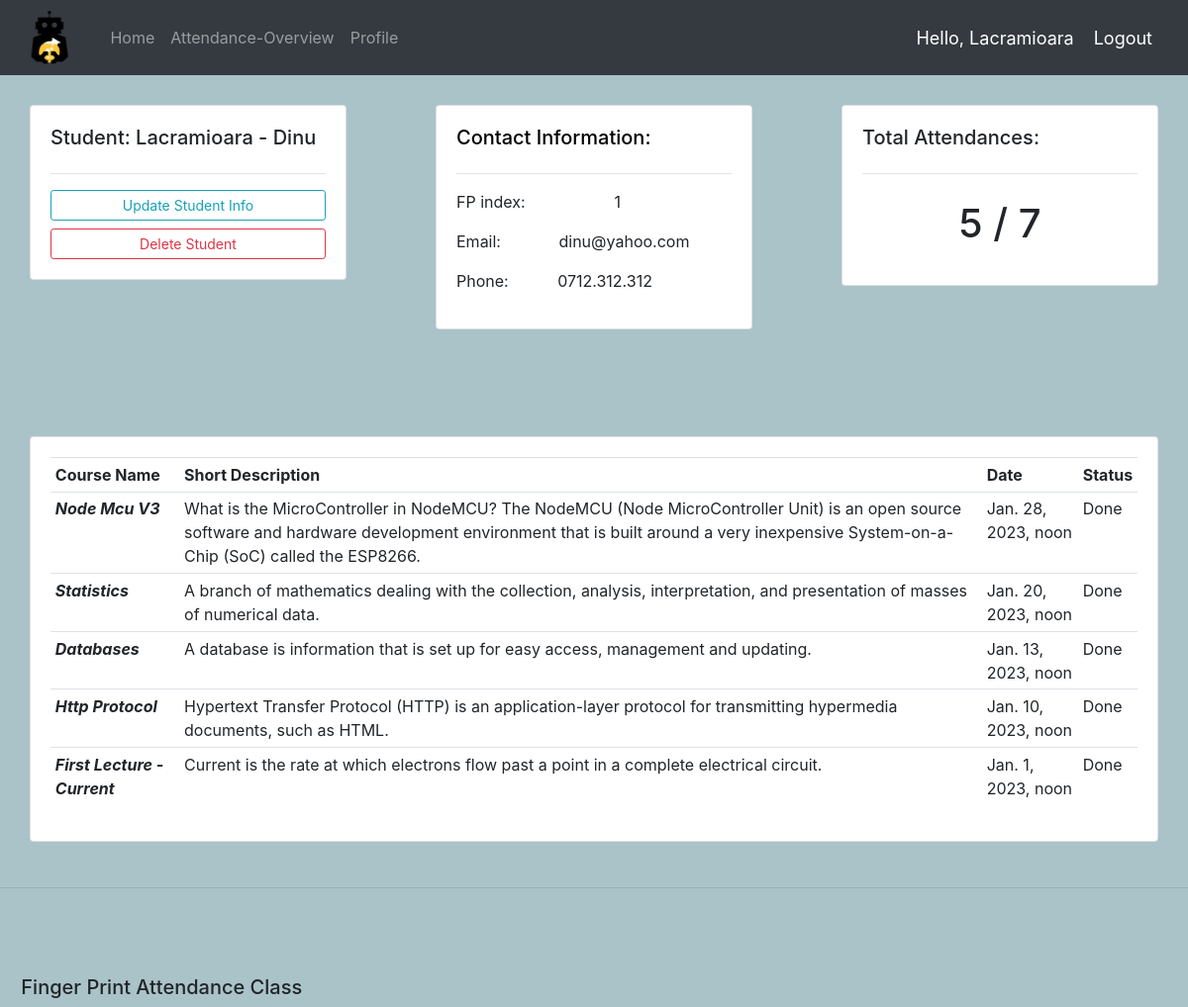
/profile/1 (signed in), run on the app's committed database.
### accounts/models.py (models this page shows, shortened)
class Student(models.Model):
	user = models.OneToOneField(User, on_delete=models.CASCADE)
	fp_index = models.IntegerField(primary_key=True, unique=True)
	phone = models.CharField(max_length=200, null=True)
	grd_average = models.DecimalField(decimal_places=1, max_digits=2, null=True, blank=True)
	is_teacher = models.BooleanField(default=False)

### attendance/models.py (models this page shows, shortened)
class Attendance(models.Model):
	class Meta:
		ordering = ['-start_date']
	STATUS = (
		('Upcoming', 'Upcoming'),
		('Done', 'Done')
	)
	students = models.ManyToManyField(Student, null=True)
	lecture_title = models.CharField(primary_key=True, max_length=50)
	short_description = models.CharField(max_length=500, null=True)
	status = models.CharField(max_length=200, null=True, choices=STATUS)
	start_date = models.DateTimeField()
	end_date = models.DateTimeField()

### accounts/views.py (the view)
# urls.py: path('profile/<str:pk>', views.profile, name="profile"),
@login_required(login_url="login")
def profile(request, pk):
	context = {}
	if request.user.is_staff and int(pk) == int(request.user.username):
		return redirect('overview')
	student = Student.objects.get(fp_index=pk)
	attendances = Attendance.objects.filter(students=student)
	total_attendances = attendances.count()
	done_attendances = Attendance.objects.filter(status='Done').count()
	b_show_admin_fields = False
	logged_student = Student
	try:
		logged_student = Student.objects.get(user=request.user)
	except Student.DoesNotExist:
		logged_student.fp_index = -1
	if request.user.is_staff or logged_student.fp_index == int(pk):
		b_show_admin_fields = True
	context = {'attendances': attendances, 'student': student,
	           'total_attendances': total_attendances, 'pk': int(pk),
	           'b_show_admin_fields': b_show_admin_fields, 'done_attendances': done_attendances}
	return render(request, 'accounts/profile.html', context)

### accounts/templates/accounts/profile.html
{% extends 'accounts/main.html' %}
{% block content %}
<div class="row">
    <div class="col-md">
        <div style="margin:30px" class="card card-body" >
            <h5>Student: {{student.user.first_name}} - {{student.user.last_name}}</h5>
            <hr>
            {% if b_show_admin_fields == True %}
                <a class="btn btn-outline-info btn-sm btn-block" href="{% url 'update_student' student.fp_index %}">
                    Update Student Info</a>
                <a class="btn btn-outline-danger btn-sm btn-block" href="{% url 'delete_student' student.fp_index  %}">
                    Delete Student</a>
            {% endif %}
        </div>
    </div>
    <div class="col-md">
        <div style="margin:30px" class="card card-body">
            <h5 style="color:black;">Contact Information:</h5>
            <hr>
            <p>FP index: &nbsp &nbsp &nbsp &nbsp &nbsp &nbsp &nbsp &nbsp &nbsp&nbsp {{student.fp_index}}</p>
            <p>Email:    &nbsp &nbsp &nbsp &nbsp &nbsp &nbsp   {{student.user.email}}</p>
            <p>Phone:    &nbsp &nbsp &nbsp &nbsp &nbsp   {{student.phone}}</p>
        </div>
    </div>
    <div class="col-md">
        <div style="margin:30px" class="card card-body">
            <h5>Total Attendances:</h5>
            <hr>
            <h1 style="text-align: center; padding: 10px">{{total_attendances}} / {{done_attendances}}</h1>
        </div>
    </div>
</div>
<br>
<br>
<div class="row">
    <div style="margin:30px" class="col-md">
        <div class="card card-body">
            <table class="table table-sm">
                <tr>
                    <th>Course Name</th>
                    <th>Short Description</th>
                    <th>Date</th>
                    <th>Status</th>
                </tr>
                {% for attendance in attendances %}
                    <tr>
                        <td><b><i>{{attendance.lecture_title}}</i></b></td>
                        <td>{{attendance.short_description}}</td>
                        <td>{{attendance.start_date}}</td>
                        <td>{{attendance.status}}</td>
                    </tr>
                {% endfor %}
            </table>
        </div>
    </div>
</div>
{% endblock %}

### accounts/templates/accounts/navbar.html (shortened to what this page needs)
{% load static %}
<nav class="navbar navbar-expand-lg navbar-dark bg-dark">
  <img style="height:60px; margin:0px 30px 0px 10px;" src="{% static 'images/robo1.png' %}">
  <div class="collapse navbar-collapse" id="navbarNav">
    <ul class="navbar-nav">
      <li class="nav-item">
        <a class="nav-link" href="{% url 'home' %}">Home</a>
      </li>
      <li class="nav-item">
        <a class="nav-link" href="{% url 'overview' %}">Attendance-Overview</a>
      </li>
      <li class="nav-item">
        <a class="nav-link" href="{% url 'profile' request.user %}">Profile</a>
      </li>
    </ul>
  </div>
  <span class="hello-msg">Hello, {{request.user.first_name}} </span>
  <span><a class="hello-msg" href="{% url 'logout' %}">Logout</a></span>
</nav>

### static/css/main.css (style rules this page uses)
body { background-color: #AAC3C8; }

### accounts/templates/accounts/navbar.html (style rules this page uses)
.hello-msg { font-size: 18px; color: #fff; margin-right: 20px; }

### data on the page
Student: user.first_name "Lacramioara", user.last_name "Dinu", fp_index "1", user.email "dinu@yahoo.com", phone "0712.312.312"
Attendance: lecture_title "Node Mcu V3", short_description "What is the MicroController in NodeMCU? The NodeMCU (Node MicroController Unit) is an open source software and hardware development environment that is built around a very inexpensive System-on-a-Chip (SoC) called the ESP8266.", start_date "Jan. 28, 2023, noon", status "Done"
Attendance: lecture_title "Statistics", short_description "A branch of mathematics dealing with the collection, analysis, interpretation, and presentation of masses of numerical data.", start_date "Jan. 20, 2023, noon", status "Done"
Attendance: lecture_title "Databases", short_description "A database is information that is set up for easy access, management and updating.", start_date "Jan. 13, 2023, noon", status "Done"
Attendance: lecture_title "Http Protocol", short_description "Hypertext Transfer Protocol (HTTP) is an application-layer protocol for transmitting hypermedia documents, such as HTML.", start_date "Jan. 10, 2023, noon", status "Done"
Attendance: lecture_title "First Lecture - Current", short_description "Current is the rate at which electrons flow past a point in a complete electrical circuit.", start_date "Jan. 1, 2023, noon", status "Done"

### other printed values
{{ request.user.first_name }} "Lacramioara"
{{ total_attendances }} "5"
{{ done_attendances }} "7"
